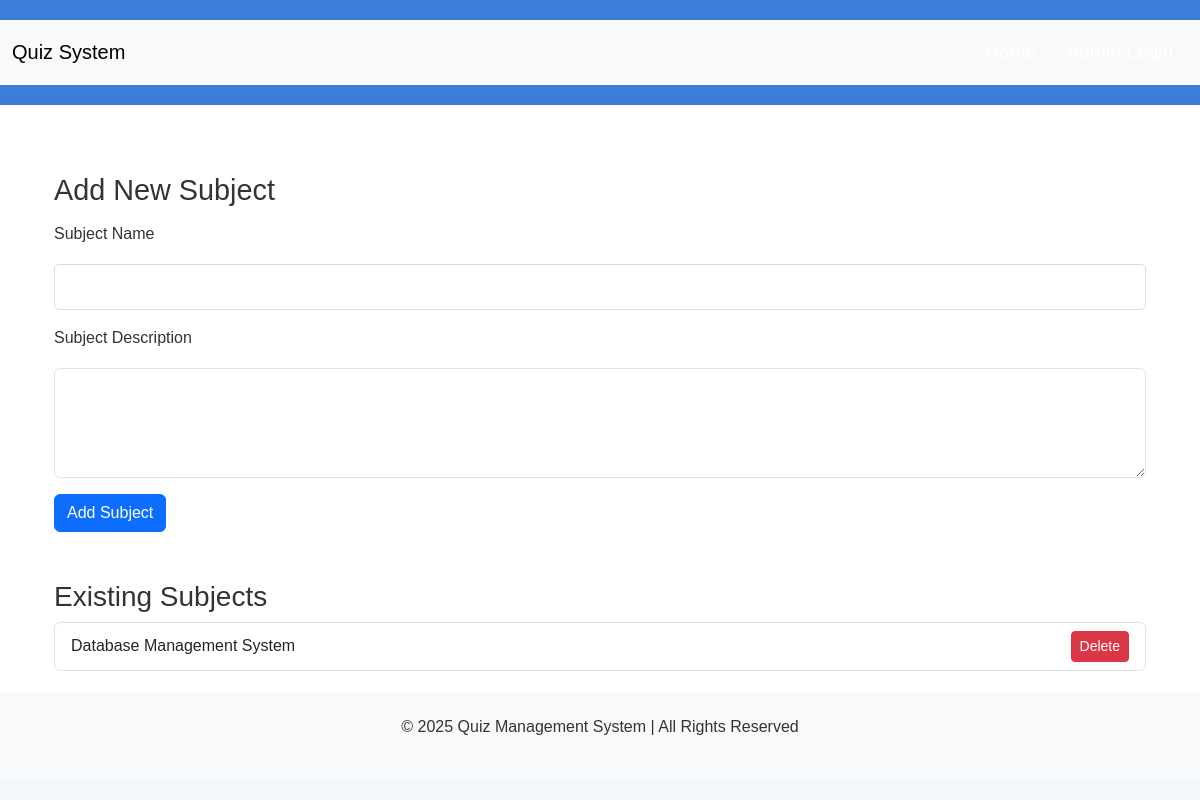
The page /admin/subjects (signed in) on the database as committed earlier.
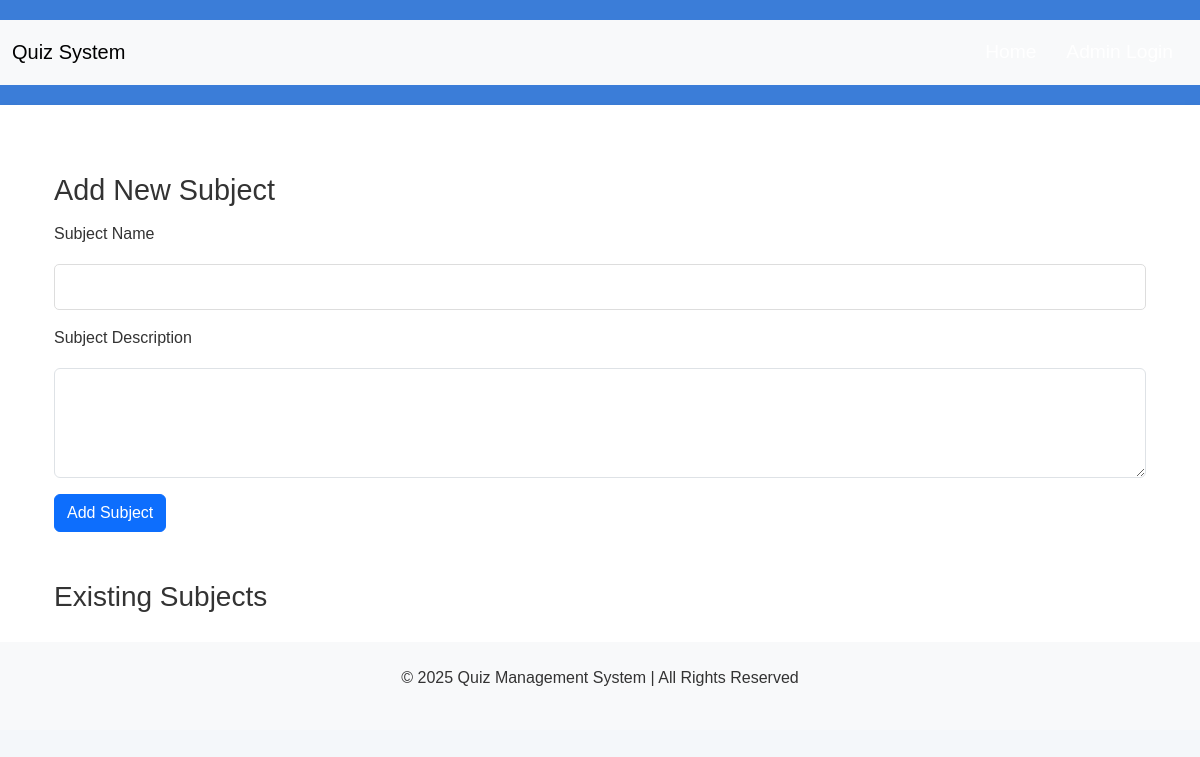
The same page on the database as committed later.
### app.py (models this page shows)
class Subject(db.Model):
    id = db.Column(db.Integer, primary_key=True)
    name = db.Column(db.String(100), nullable=False)
    description = db.Column(db.Text)
    chapters = db.relationship('Chapter', backref='subject', lazy=True)

### app.py (the view, shortened to what this page needs)
@app.route('/admin/subjects', methods=['GET', 'POST'])
@login_required
def manage_subjects():
    subjects = Subject.query.all()
    return render_template('admin/add-subject.html', subjects=subjects)

### app.py (called while the page is built)
@login_manager.user_loader
def load_user(user_id):
    return User.query.get(int(user_id))

### templates/admin/add-subject.html (shortened to what this page needs)
{% extends 'base.html' %}
{% block content %}
<div class="container mt-5">
    <h2>Add New Subject</h2>
    <form action="{{ url_for('manage_subjects') }}" method="POST">
        <div class="mb-3">
            <label for="name" class="form-label">Subject Name</label>
            <input type="text" class="form-control" id="name" name="name" required>
        </div>
        <div class="mb-3">
            <label for="description" class="form-label">Subject Description</label>
            <textarea class="form-control" id="description" name="description" rows="4" required></textarea>
        </div>
        <button type="submit" class="btn btn-primary">Add Subject</button>
    </form>
    <h3 class="mt-5">Existing Subjects</h3>
    <ul class="list-group">
        {% for subject in subjects %}
        <li class="list-group-item d-flex justify-content-between align-items-center">
            {{ subject.name }}
            <a href="{{ url_for('delete_subject', subject_id=subject.id) }}" class="btn btn-danger btn-sm">Delete</a>
        </li>
        {% endfor %}
    </ul>
</div>
{% endblock %}

Rows that differ between the two databases and show on the page:
removed Subject: name "Database Management System"
